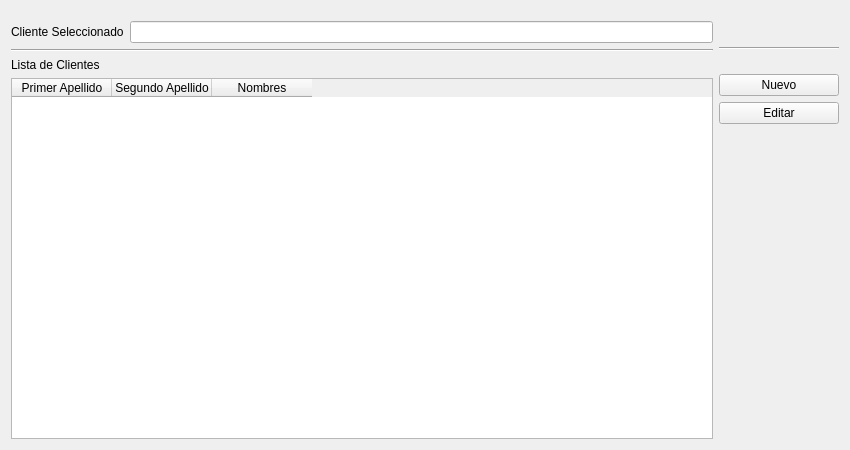
<?xml version="1.0" encoding="UTF-8"?>
<ui version="4.0">
 <class>UI_CLIENT</class>
 <widget class="QWidget" name="UI_CLIENT">
  <property name="geometry">
   <rect>
    <x>0</x>
    <y>0</y>
    <width>850</width>
    <height>450</height>
   </rect>
  </property>
  <property name="windowTitle">
   <string>Form</string>
  </property>
  <layout class="QGridLayout" name="gridLayout_4">
   <item row="0" column="0">
    <layout class="QGridLayout" name="gridLayout_3">
     <item row="0" column="0">
      <layout class="QGridLayout" name="gridLayout_2">
       <item row="0" column="0" colspan="2">
        <spacer name="horizontalSpacer_2">
         <property name="orientation">
          <enum>Qt::Horizontal</enum>
         </property>
         <property name="sizeHint" stdset="0">
          <size>
           <width>648</width>
           <height>10</height>
          </size>
         </property>
        </spacer>
       </item>
       <item row="1" column="0">
        <widget class="QLabel" name="label">
         <property name="text">
          <string>Cliente Seleccionado</string>
         </property>
        </widget>
       </item>
       <item row="1" column="1">
        <widget class="QLineEdit" name="lineEdit"/>
       </item>
       <item row="3" column="0" colspan="2">
        <widget class="QLabel" name="label_2">
         <property name="text">
          <string>Lista de Clientes</string>
         </property>
        </widget>
       </item>
       <item row="4" column="0" colspan="2">
        <widget class="QTableWidget" name="tableWidget">
         <column>
          <property name="text">
           <string>Primer Apellido</string>
          </property>
         </column>
         <column>
          <property name="text">
           <string>Segundo Apellido</string>
          </property>
         </column>
         <column>
          <property name="text">
           <string>Nombres</string>
          </property>
         </column>
        </widget>
       </item>
       <item row="2" column="0" colspan="2">
        <widget class="Line" name="line">
         <property name="orientation">
          <enum>Qt::Horizontal</enum>
         </property>
        </widget>
       </item>
      </layout>
     </item>
     <item row="0" column="1">
      <layout class="QGridLayout" name="gridLayout">
       <item row="0" column="0">
        <spacer name="horizontalSpacer">
         <property name="orientation">
          <enum>Qt::Horizontal</enum>
         </property>
         <property name="sizeType">
          <enum>QSizePolicy::Fixed</enum>
         </property>
         <property name="sizeHint" stdset="0">
          <size>
           <width>120</width>
           <height>10</height>
          </size>
         </property>
        </spacer>
       </item>
       <item row="4" column="0">
        <widget class="QPushButton" name="pushButton_Nuevo">
         <property name="text">
          <string>   Nuevo   </string>
         </property>
         <property name="icon">
          <iconset resource="Icons/Icons.qrc">
           <normaloff>:/Icons/1348112114_notification_add.png</normaloff>:/Icons/1348112114_notification_add.png</iconset>
         </property>
         <property name="iconSize">
          <size>
           <width>32</width>
           <height>32</height>
          </size>
         </property>
        </widget>
       </item>
       <item row="5" column="0">
        <widget class="QPushButton" name="pushButton_Editar">
         <property name="text">
          <string>   Editar   </string>
         </property>
         <property name="icon">
          <iconset resource="Icons/Icons.qrc">
           <normaloff>:/Icons/1348112116_file_edit.png</normaloff>:/Icons/1348112116_file_edit.png</iconset>
         </property>
         <property name="iconSize">
          <size>
           <width>32</width>
           <height>32</height>
          </size>
         </property>
        </widget>
       </item>
       <item row="6" column="0">
        <spacer name="verticalSpacer">
         <property name="orientation">
          <enum>Qt::Vertical</enum>
         </property>
         <property name="sizeHint" stdset="0">
          <size>
           <width>20</width>
           <height>40</height>
          </size>
         </property>
        </spacer>
       </item>
       <item row="1" column="0">
        <spacer name="verticalSpacer_2">
         <property name="orientation">
          <enum>Qt::Vertical</enum>
         </property>
         <property name="sizeType">
          <enum>QSizePolicy::Fixed</enum>
         </property>
         <property name="sizeHint" stdset="0">
          <size>
           <width>20</width>
           <height>26</height>
          </size>
         </property>
        </spacer>
       </item>
       <item row="3" column="0">
        <spacer name="verticalSpacer_3">
         <property name="orientation">
          <enum>Qt::Vertical</enum>
         </property>
         <property name="sizeType">
          <enum>QSizePolicy::Fixed</enum>
         </property>
         <property name="sizeHint" stdset="0">
          <size>
           <width>20</width>
           <height>18</height>
          </size>
         </property>
        </spacer>
       </item>
       <item row="2" column="0">
        <widget class="Line" name="line_2">
         <property name="orientation">
          <enum>Qt::Horizontal</enum>
         </property>
        </widget>
       </item>
      </layout>
     </item>
    </layout>
   </item>
  </layout>
 </widget>
 <resources>
  <include location="Icons/Icons.qrc"/>
 </resources>
 <connections/>
</ui>
